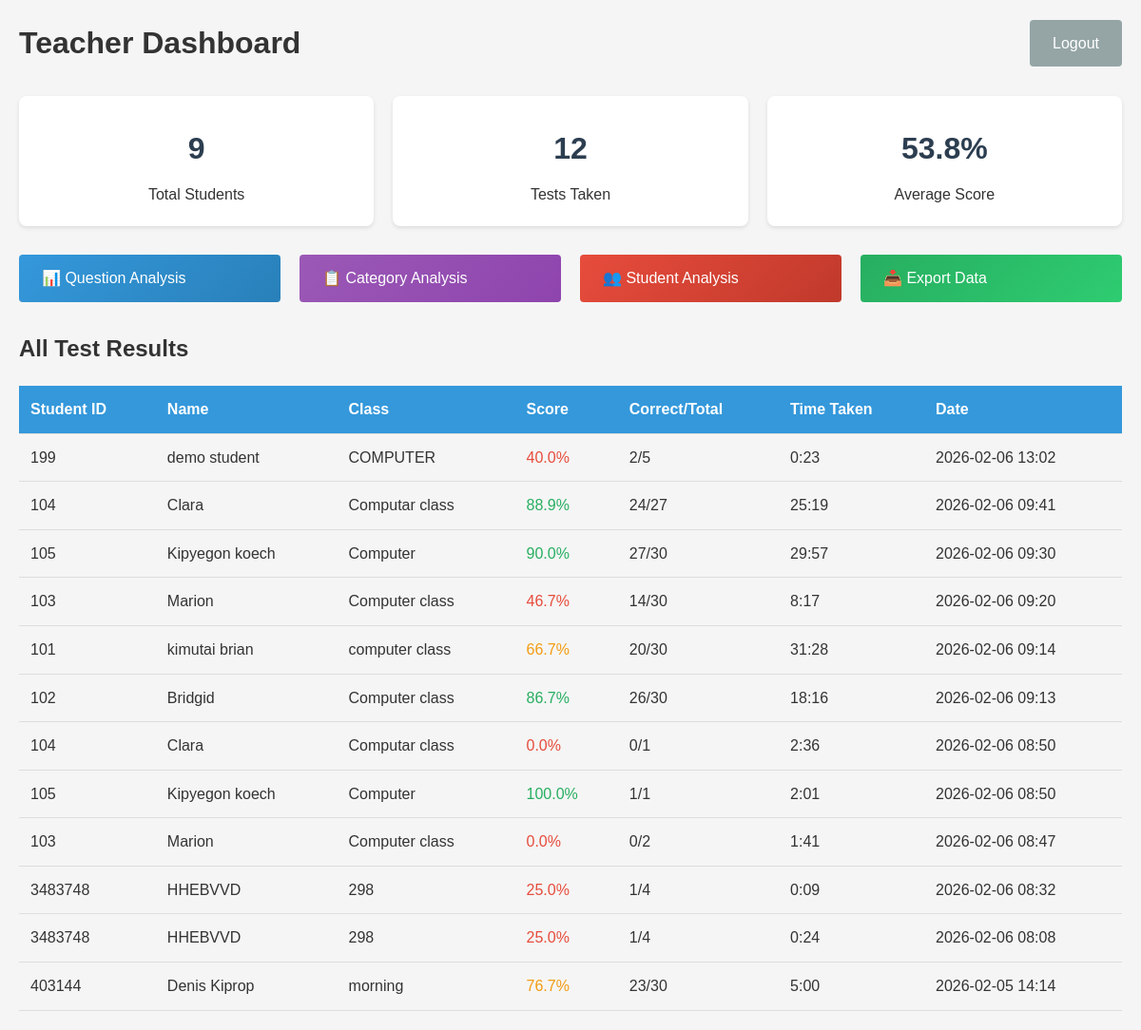
/admin/dashboard (signed in), run on the app's committed database.
### app.py (models this page shows)
class TestResult(db.Model):
    id = db.Column(db.Integer, primary_key=True)
    student_id = db.Column(db.Integer, db.ForeignKey('student.id'), nullable=False)
    score = db.Column(db.Float, nullable=False)
    total_questions = db.Column(db.Integer, nullable=False)
    correct_answers = db.Column(db.Integer, nullable=False)
    time_taken = db.Column(db.Integer)  # in seconds
    completed_at = db.Column(db.DateTime, default=datetime.utcnow)
    responses = db.Column(db.Text)  # JSON string of responses

class Student(db.Model):
    id = db.Column(db.Integer, primary_key=True)
    student_id = db.Column(db.String(50), unique=True, nullable=False)
    name = db.Column(db.String(100), nullable=False)
    class_name = db.Column(db.String(50))
    created_at = db.Column(db.DateTime, default=datetime.utcnow)
    results = db.relationship('TestResult', backref='student', lazy=True)

### app.py (the view)
@app.route('/admin/dashboard')
def admin_dashboard():
    if not session.get('admin_logged_in'):
        return redirect(url_for('admin_login'))
    results = db.session.query(TestResult, Student).join(Student).order_by(TestResult.completed_at.desc()).all()
    total_students = Student.query.count()
    total_tests = TestResult.query.count()
    avg_score = db.session.query(db.func.avg(TestResult.score)).scalar() or 0
    return render_template('admin_dashboard.html',
                         results=results,
                         total_students=total_students,
                         total_tests=total_tests,
                         avg_score=round(avg_score, 2))

### templates/admin_dashboard.html (shortened to what this page needs)
<!DOCTYPE html>
<html lang="en">
<head>
    <link rel="stylesheet" href="{{ url_for('static', filename='style.css') }}">
</head>
<body>
    <div class="container">
        <div class="dashboard-header">
            <h1>Teacher Dashboard</h1>
            <a href="{{ url_for('admin_logout') }}" class="btn btn-secondary">Logout</a>
        </div>
        <div class="stats-grid">
            <div class="stat-card">
                <h3>{{ total_students }}</h3>
                <p>Total Students</p>
            </div>
            <div class="stat-card">
                <h3>{{ total_tests }}</h3>
                <p>Tests Taken</p>
            </div>
            <div class="stat-card">
                <h3>{{ avg_score }}%</h3>
                <p>Average Score</p>
            </div>
        </div>
<div style="margin: 30px 0; display: grid; grid-template-columns: repeat(auto-fit, minmax(250px, 1fr)); gap: 20px;">
    <a href="{{ url_for('admin_question_analysis') }}" class="btn" style="background: linear-gradient(135deg, #3498db, #2980b9);">
        📊 Question Analysis
    </a>
    <a href="{{ url_for('admin_category_analysis') }}" class="btn" style="background: linear-gradient(135deg, #9b59b6, #8e44ad);">
        📋 Category Analysis
    </a>
    <a href="{{ url_for('admin_student_analysis') }}" class="btn" style="background: linear-gradient(135deg, #e74c3c, #c0392b);">
        👥 Student Analysis
    </a>
    <a href="{{ url_for('admin_export_data') }}" class="btn" style="background: linear-gradient(135deg, #27ae60, #2ecc71);">
        📥 Export Data
    </a>
</div>
        <div class="results-table">
            <h2>All Test Results</h2>
            <table>
                <thead>
                    <tr>
                        <th>Student ID</th>
                        <th>Name</th>
                        <th>Class</th>
                        <th>Score</th>
                        <th>Correct/Total</th>
                        <th>Time Taken</th>
                        <th>Date</th>
                    </tr>
                </thead>
                <tbody>
                    {% for result, student in results %}
                    <tr>
                        <td>{{ student.student_id }}</td>
                        <td>{{ student.name }}</td>
                        <td>{{ student.class_name }}</td>
                        <td class="score-{% if result.score >= 80 %}high{% elif result.score >= 60 %}medium{% else %}low{% endif %}">
                            {{ "%.1f"|format(result.score) }}%
                        </td>
                        <td>{{ result.correct_answers }}/{{ result.total_questions }}</td>
                        <td>{{ (result.time_taken // 60)|int }}:{{ "%02d"|format(result.time_taken % 60) }}</td>
                        <td>{{ result.completed_at.strftime('%Y-%m-%d %H:%M') }}</td>
                    </tr>
                    {% endfor %}
                </tbody>
            </table>
        </div>
    </div>
</body>
</html>

### static/style.css (style rules this page uses)
* { margin: 0; padding: 0; box-sizing: border-box; }
body { font-family: 'Arial', sans-serif; line-height: 1.6; color: #333; background-color: #f5f5f5; }
.container { max-width: 1200px; margin: 0 auto; padding: 20px; }
.btn { display: inline-block; padding: 12px 24px; background-color: #3498db; color: white; border: none; border-radius: 4px; cursor: pointer; font-size: 16px; text-decoration: none; transition: background-color 0.3s; }
.btn-secondary { background-color: #95a5a6; }
.dashboard-header { display: flex; justify-content: space-between; align-items: center; margin-bottom: 30px; }
.btn { position: relative; overflow: hidden; transition: all 0.3s; }
html { scroll-behavior: smooth; }

### templates/admin_dashboard.html (style rules this page uses)
.stats-grid { display: grid; grid-template-columns: repeat(auto-fit, minmax(200px, 1fr)); gap: 20px; margin-bottom: 30px; }
.stat-card { background: white; padding: 20px; border-radius: 8px; box-shadow: 0 2px 4px rgba(0,0,0,0.1); text-align: center; }
.stat-card h3 { font-size: 2em; margin: 10px 0; color: #2c3e50; }
table { width: 100%; border-collapse: collapse; margin-top: 20px; }
th, td { padding: 12px; text-align: left; border-bottom: 1px solid #ddd; }
th { background-color: #3498db; color: white; }
.score-high { color: #27ae60; }
.score-medium { color: #f39c12; }
.score-low { color: #e74c3c; }

### data on the page
TestResult: student_id "199", name "demo student", class_name "COMPUTER", score "40.0", correct_answers "2", total_questions "5", time_taken "0", result.time_taken%60 "23", completed_at "2026-02-06 13:02"
TestResult: student_id "104", name "Clara", class_name "Computar class", score "88.9", correct_answers "24", total_questions "27", time_taken "25", result.time_taken%60 "19", completed_at "2026-02-06 09:41"
TestResult: student_id "105", name "Kipyegon koech", class_name "Computer", score "90.0", correct_answers "27", total_questions "30", time_taken "29", result.time_taken%60 "57", completed_at "2026-02-06 09:30"
TestResult: student_id "103", name "Marion", class_name "Computer class", score "46.7", correct_answers "14", total_questions "30", time_taken "8", result.time_taken%60 "17", completed_at "2026-02-06 09:20"
TestResult: student_id "101", name "kimutai brian", class_name "computer class", score "66.7", correct_answers "20", total_questions "30", time_taken "31", result.time_taken%60 "28", completed_at "2026-02-06 09:14"
TestResult: student_id "102", name "Bridgid", class_name "Computer class", score "86.7", correct_answers "26", total_questions "30", time_taken "18", result.time_taken%60 "16", completed_at "2026-02-06 09:13"
TestResult: student_id "104", name "Clara", class_name "Computar class", score "0.0", correct_answers "0", total_questions "1", time_taken "2", result.time_taken%60 "36", completed_at "2026-02-06 08:50"
TestResult: student_id "105", name "Kipyegon koech", class_name "Computer", score "100.0", correct_answers "1", total_questions "1", time_taken "2", result.time_taken%60 "01", completed_at "2026-02-06 08:50"
TestResult: student_id "103", name "Marion", class_name "Computer class", score "0.0", correct_answers "0", total_questions "2", time_taken "1", result.time_taken%60 "41", completed_at "2026-02-06 08:47"
TestResult: student_id "3483748", name "HHEBVVD", class_name "298", score "25.0", correct_answers "1", total_questions "4", time_taken "0", result.time_taken%60 "09", completed_at "2026-02-06 08:32"
TestResult: student_id "3483748", name "HHEBVVD", class_name "298", score "25.0", correct_answers "1", total_questions "4", time_taken "0", result.time_taken%60 "24", completed_at "2026-02-06 08:08"
TestResult: student_id "403144", name "Denis Kiprop", class_name "morning", score "76.7", correct_answers "23", total_questions "30", time_taken "5", result.time_taken%60 "00", completed_at "2026-02-05 14:14"

### other printed values
{{ total_students }} "9"
{{ total_tests }} "12"
{{ avg_score }} "53.8"
